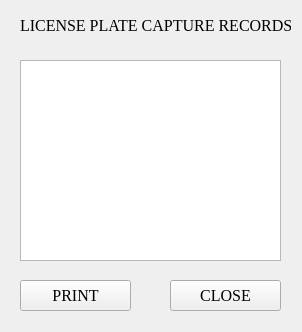
<?xml version="1.0" encoding="UTF-8"?>
<ui version="4.0">
 <class>report</class>
 <widget class="QWidget" name="report">
  <property name="geometry">
   <rect>
    <x>0</x>
    <y>0</y>
    <width>302</width>
    <height>332</height>
   </rect>
  </property>
  <property name="windowTitle">
   <string>REPORT</string>
  </property>
  <widget class="QPlainTextEdit" name="txtreport">
   <property name="geometry">
    <rect>
     <x>20</x>
     <y>60</y>
     <width>261</width>
     <height>201</height>
    </rect>
   </property>
   <property name="readOnly">
    <bool>true</bool>
   </property>
  </widget>
  <widget class="QPushButton" name="pushButton">
   <property name="geometry">
    <rect>
     <x>20</x>
     <y>280</y>
     <width>111</width>
     <height>31</height>
    </rect>
   </property>
   <property name="font">
    <font>
     <family>Times New Roman</family>
     <pointsize>12</pointsize>
    </font>
   </property>
   <property name="text">
    <string>PRINT</string>
   </property>
  </widget>
  <widget class="QLabel" name="label">
   <property name="geometry">
    <rect>
     <x>20</x>
     <y>10</y>
     <width>271</width>
     <height>31</height>
    </rect>
   </property>
   <property name="font">
    <font>
     <family>Times New Roman</family>
     <pointsize>12</pointsize>
    </font>
   </property>
   <property name="text">
    <string>LICENSE PLATE CAPTURE RECORDS</string>
   </property>
  </widget>
  <widget class="QPushButton" name="close">
   <property name="geometry">
    <rect>
     <x>170</x>
     <y>280</y>
     <width>111</width>
     <height>31</height>
    </rect>
   </property>
   <property name="font">
    <font>
     <family>Times New Roman</family>
     <pointsize>12</pointsize>
    </font>
   </property>
   <property name="text">
    <string>CLOSE</string>
   </property>
  </widget>
 </widget>
 <resources/>
 <connections/>
</ui>
